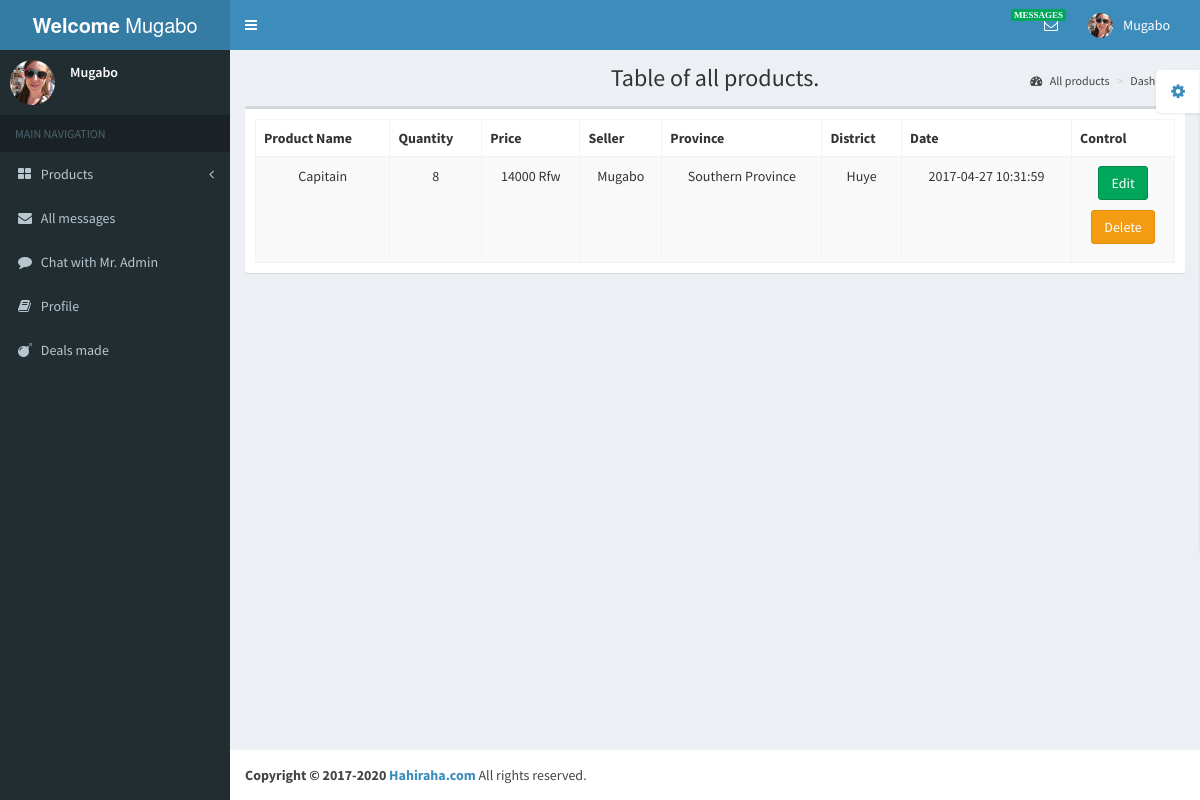
/dash/allproducts1.php (signed in), run on the app's committed database.
### tables this page shows
CREATE TABLE `seller` (
  `ID` int(11) NOT NULL,
  `Name` varchar(50) NOT NULL,
  `NameOfBusiness` varchar(100) NOT NULL,
  `Email` varchar(100) NOT NULL,
  `Phone` varchar(20) NOT NULL,
  `Classes` varchar(30) NOT NULL,
  `About` text NOT NULL,
  `Picture01` text NOT NULL,
  `Picture02` text NOT NULL,
  `Picture03` text NOT NULL,
  `Province` varchar(50) NOT NULL,
  `District` varchar(50) NOT NULL,
  `Sector` varchar(50) NOT NULL,
  `Categorie` varchar(50) NOT NULL,
  `Password` varchar(100) NOT NULL,
  `Date` datetime NOT NULL
);

CREATE TABLE `products` (
  `ID` int(11) NOT NULL,
  `Name` varchar(100) NOT NULL,
  `Seller` varchar(50) NOT NULL,
  `Classes` varchar(50) NOT NULL,
  `Phone` varchar(20) NOT NULL,
  `Price` text NOT NULL,
  `Quantity` int(11) NOT NULL,
  `About` text NOT NULL,
  `Picture01` text NOT NULL,
  `Picture02` text NOT NULL,
  `Picture03` text NOT NULL,
  `Province` varchar(30) NOT NULL,
  `District` varchar(15) NOT NULL,
  `Sector` varchar(15) NOT NULL,
  `Categorie` varchar(50) NOT NULL,
  `Views` int(100) UNSIGNED NOT NULL,
  `Date` varchar(30) NOT NULL
);

### dash/allproducts1.php (the view, shortened to what this page needs)
<!DOCTYPE html>
<html>
  <head>
    <link href="bootstrap/css/bootstrap.min.css" rel="stylesheet" type="text/css" />
    <link href="font-awesome/css/font-awesome.min.css" rel="stylesheet" type="text/css" />
    <link href="http://code.ionicframework.com/ionicons/2.0.0/css/ionicons.min.css" rel="stylesheet" type="text/css" />
    <link href="plugins/datatables/dataTables.bootstrap.css" rel="stylesheet" type="text/css" />
    <link href="dist/css/AdminLTE.min.css" rel="stylesheet" type="text/css" />
    <link href="dist/css/skins/_all-skins.min.css" rel="stylesheet" type="text/css" />
  </head>
  <body class="skin-blue">
    <div class="wrapper">
      <?php
        include('navuser1.php');
      ?>
      <div class="content-wrapper">
        <section class="content-header">
          <h1 class="text-center">
            Table of all products.
          </h1>
          <ol class="breadcrumb">
            <li><a href="#"><i class="fa fa-dashboard"></i> All products</a></li>
            <li><a href="#">Dashboard</a></li>
          </ol>
        </section>
        <section class="content">
          <div class="row">
            <div class="col-xs-12">
              <div class="box">
                <div class="box-body">
                  <table width="100%" class="table table-striped table-bordered table-hover" id="dataTables-example">
                                    <thead>
                                        <tr>
                                            <th>Product Name </th>
                                            <th>Quantity </th>
                                            <th>Price </th>
                                            <th>Seller </th>
                                            <th>Province </th>
                                            <th>District </th>
                                            <th>Date </th>
                                            <th>Control </th>
                                        </tr>
                                    </thead>
                                    <tbody>
                                    <?php
                                    include("../connect.php");
                                    $seller=$_SESSION['seller'];
                                    $sqli="SELECT * FROM products WHERE Seller='$seller'";
                                    $result=mysqli_query($dbcon,$sqli);
                                    while ($row=mysqli_fetch_assoc($result)) {
                                    echo'
                                        <tr class="odd gradeX">
                                            <td class="text-center">'.$row["Name"].'</td>
                                            <td class="text-center">'.$row["Quantity"].'</td>
                                            <td class="text-center">'.$row["Price"].'</td>
                                            <td class="text-center">'.$row["Seller"].'</td>
                                            <td class="text-center">'.$row["Province"].'</td>
                                            <td class="text-center">'.$row["District"].'</td>
                                            <td class="text-center">'.$row["Date"].'</td>
                                            <td class="text-center">
                                                <p><a href="editpro1.php?id='.$row['ID'].'" class="btn btn-success">Edit</a></p>
                                                <p><a href="../operations/deletemsg.php?id='.$row['ID'].'" class="btn btn-warning">Delete</a></p>
                                            </td>
                                        </tr>';
                                    }
                                    ?>
                                    </tbody>
                                </table>
                </div>
              </div>
            </div>
          </div>
        </section>
      </div>
      <?php
        include("footer.php");
      ?>
    </div>
  </body>
</html>

### dash/navuser1.php (shortened to what this page needs)
<header class="main-header">
        <a href="#" class="logo"><div class="row">
        <?php
          echo '<b>Welcome</b> '.$_SESSION['seller'];
        ?></div>
        </a>
        <nav class="navbar navbar-static-top" role="navigation">
          <a href="#" class="sidebar-toggle" data-toggle="offcanvas" role="button">
          </a>
          <div class="navbar-custom-menu">
            <ul class="nav navbar-nav">
              <li class="dropdown messages-menu">
                <a href="#" class="dropdown-toggle" data-toggle="dropdown">
                  <i class="fa fa-envelope-o"></i>
                  <span style="font-family:cursive" class="label label-success">MESSAGES</span>
                </a>
              </li>
              <li class="dropdown user user-menu">
                <a href="#" class="dropdown-toggle" data-toggle="dropdown">
                  <?php
                            include('../connect.php');
                            $adminn=$_SESSION['seller'];
                            $sqli="SELECT * FROM seller WHERE Name='$adminn' ORDER BY ID DESC";
                            $result=mysqli_query($dbcon,$sqli);
                            while ($row=mysqli_fetch_assoc($result)) {
                            echo'
                            <img src="../'.$row['Picture01'].'" class="user-image" alt="User Image"/>
                            <span class="hidden-xs">'.$_SESSION['seller'].'</span>
                </a>
                <ul class="dropdown-menu">
                  <li class="user-header">
                    <img src="../'.$row['Picture01'].'" class="img-circle" alt="User Image" />
                    <p>
                      '.$_SESSION['seller'].' - Seller
                      <small>Member since '.$row['Date'].'</small>
                    </p>
                  </li>';
                            }
                  ?>
                </ul>
              </li>
            </ul>
          </div>
        </nav>
      </header>
      <aside class="main-sidebar">
        <section class="sidebar">
          <div class="user-panel">
            <?php
                            include('../connect.php');
                            $adminn=$_SESSION['seller'];
                            $sqli="SELECT * FROM seller WHERE Name='$adminn' ORDER BY ID DESC";
                            $result=mysqli_query($dbcon,$sqli);
                            while ($row=mysqli_fetch_assoc($result)) {
                            echo'
            <div class="pull-left image">
              <img src="../'.$row['Picture01'].'" class="img-circle" alt="User Image" />
            </div>
            <div class="pull-left info">
              <p>'.$_SESSION['seller'].'</p>
            </div>';
                            }
            ?>
          </div>
          <ul class="sidebar-menu">
            <li class="header">MAIN NAVIGATION</li>
            <li class="treeview">
              <a href="#">
                <i class="fa fa-th-large"></i> <span>Products</span>
                <i class="fa fa-angle-left pull-right"></i>
              </a>
            </li>
            <li><a href="messages1.php"><i class="fa fa-envelope"></i> All messages</a></li>
            <li><a href="saytoadmin.php"><i class="fa fa-comment"></i> Chat with Mr. Admin</a></li>
            <li><a href="edit1.php"><i class="fa fa-book"></i> Profile</a></li>
            <li><a href="orders1.php"><i class="fa fa-bomb"></i> Deals made</a></li>
          </ul>
        </section>
      </aside>

### data on the page
seller: Picture01 (picture)
products: Name "Capitain", Quantity "8", Price "14000 Rfw", Seller "Mugabo", Province "Southern Province", District "Huye", Date "2017-04-27 10:31:59"

### other printed values
$_SESSION['seller'] "Mugabo"
